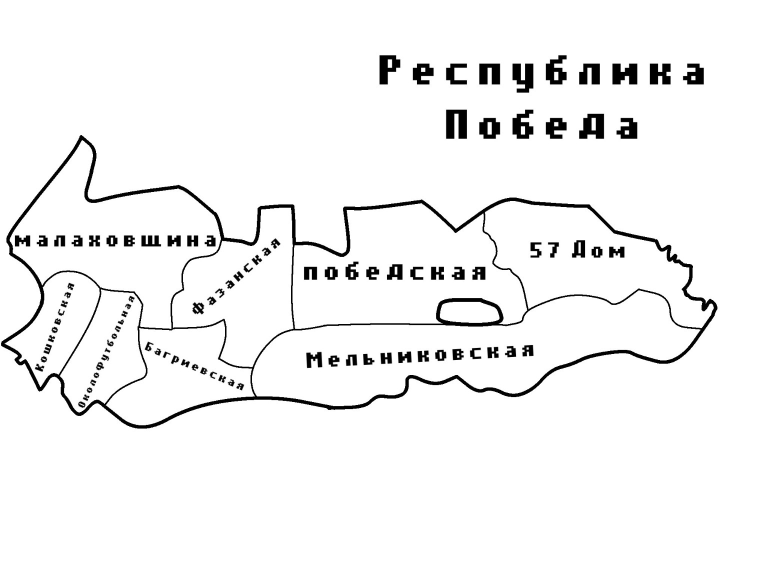
#> input picture map_base.png, 1536 x 1152 px (shown at 1/2 size); its folder holds only this picture in this run
$ python -i bot.py   (imports and definitions only)
#> lines starting #> are read from the running program, lines starting #| are printed output that depends on the picture; after the words box and inside, x2 and y2 are one past the last pixel; in counts of white or black regions, pixels touching at a corner belong together
import asyncio
import csv
import io
import math
import os
import random
import sqlite3
import time
from collections import Counter
from datetime import datetime
from pathlib import Path

from aiogram import Bot, Dispatcher, F
from aiogram.client.default import DefaultBotProperties
from aiogram.enums import ChatMemberStatus, ParseMode
from dotenv import load_dotenv
from PIL import Image, ImageDraw
from aiogram.exceptions import TelegramBadRequest, TelegramForbiddenError
from aiogram.filters import Command
from aiogram.types import (
    BufferedInputFile,
    CallbackQuery,
    ChatMemberUpdated,
    FSInputFile,
    InlineKeyboardButton,
    InlineKeyboardMarkup,
    InputMediaPhoto,
    Message,
)

# =========================
# НАСТРОЙКИ
# =========================

# [1 line not run here, left out]
BOT_TOKEN = os.getenv("BOT_TOKEN", "").strip()

# Админ только один - твой Telegram ID.
ADMIN_ID = 7787565361

DB_FILE = "elections.db"
MAP_FILE = "map_base.png"

# Карта обновляется автоматически. В тесте чаще, в обычных выборах реже,
# чтобы не долбить Telegram API сотнями редактирований.
TEST_MAP_UPDATE_SECONDS = 5.0
PROD_MAP_UPDATE_SECONDS = 30.0

# Точки внутри регионов на исходной карте 1536x1152.
# По ним бот автоматически находит внутреннюю область каждого региона
# через flood fill - отдельные маски/папки не нужны.
MAP_REGION_SEEDS = {
    "Малаховщина": (280, 500),
    "Кошкинская": (115, 650),
    "Околофутбольная": (210, 690),
    "Багричевская": (360, 700),
    "Фазанская": (500, 520),
    "Победская": (760, 500),
    "Мельниковская": (760, 735),
    "57 Дом": (1160, 520),
}

# Мягкие цвета, чтобы подписи и границы карты оставались читаемыми.
MAP_PARTY_COLORS = {
    "Новый 57": (158, 205, 246),
    "Единый 57": (250, 160, 160),
    "Бебрики": (255, 224, 125),
}
MAP_NEUTRAL_COLOR = (218, 218, 218)

PARTIES = [
    "Новый 57",
    "Единый 57",
    "Бебрики",
]

# Это стартовые значения. Население можно менять прямо из админки командой:
# /setpop НОМЕР_РЕГИОНА НОВОЕ_НАСЕЛЕНИЕ
REGIONS = [
    ("Малаховщина", 6000),
    ("Кошкинская", 4500),
    ("Околофутбольная", 7200),
    ("Багричевская", 5500),
    ("Фазанская", 6400),
    ("Победская", 9000),
    ("Мельниковская", 8200),
    ("57 Дом", 3800),
]

# Обычные выборы идут 3 дня.
PROD_DURATION_SECONDS = 3 * 24 * 60 * 60

# Тест полностью проигрывает выборы за 1 минуту.
TEST_DURATION_SECONDS = 60

# Насколько часто бот пробует досчитать новые виртуальные голоса.
SIMULATION_TICK_SECONDS = 1.0

# Как часто редактировать живое табло.
TEST_SCOREBOARD_UPDATE_SECONDS = 2.0
PROD_SCOREBOARD_UPDATE_SECONDS = 15.0

# Небольшое "сглаживание", чтобы при 1-2 реальных голосах результат
# не становился абсолютно 100/0/0.
VOTE_SMOOTHING = 0.35

# Случайный шум в каждой новой пачке.
BATCH_NOISE_MIN = 0.92
BATCH_NOISE_MAX = 1.08

# В тесте ограничиваем слишком огромные скачки на одном тике.
TEST_MAX_REGION_BATCH_PER_TICK = 140

# В обычном режиме ограничение почти никогда не потребуется,
# но защищает от гигантского скачка после долгого простоя процесса.
PROD_MAX_REGION_BATCH_PER_TICK = 600

# =========================
# БАЗА
# =========================

db = sqlite3.connect(DB_FILE)
db.row_factory = sqlite3.Row


# [4 lines left out: function db_execute, not called in this run]


def db_query_one(sql, params=()):
    return db.execute(sql, params).fetchone()


def db_query_all(sql, params=()):
    return db.execute(sql, params).fetchall()


# [80 lines left out: function init_db, not called in this run]


def get_setting(key, default=""):
    row = db_query_one("SELECT value FROM settings WHERE key = ?", (key,))
    return row["value"] if row else default


# [9 lines left out: function set_setting, not called in this run]


def election_state():
    return get_setting("state", "idle")


def election_mode():
    return get_setting("mode", "")


def is_running():
    return election_state() == "running"


def reset_votes():
    db_execute("DELETE FROM real_votes")
    db_execute("UPDATE virtual_votes SET votes = 0")


# [54 lines left out: functions randomize_turnout, get_regions, region_name_by_index, party_name_by_index, real_vote_counts, not called in this run]


def virtual_vote_counts(region=None):
    if region:
        rows = db_query_all(
            "SELECT party, votes FROM virtual_votes WHERE region = ?",
            (region,),
        )
    else:
        rows = db_query_all(
            "SELECT party, SUM(votes) AS votes FROM virtual_votes GROUP BY party"
        )

    result = {party: 0 for party in PARTIES}
    for row in rows:
        if row["party"] in result:
            result[row["party"]] = int(row["votes"] or 0)
    return result


# [6 lines left out: function total_virtual_for_region, not called in this run]


def total_real_voters():
    row = db_query_one("SELECT COUNT(*) AS c FROM real_votes")
    return int(row["c"] or 0)


def total_population():
    row = db_query_one("SELECT SUM(population) AS s FROM region_config")
    return int(row["s"] or 0)


def total_virtual_votes():
    row = db_query_one("SELECT SUM(votes) AS s FROM virtual_votes")
    return int(row["s"] or 0)


# =========================
# СИМУЛЯЦИЯ
# =========================

def smoothstep(x):
    x = max(0.0, min(1.0, x))
    return x * x * (3.0 - 2.0 * x)


# [73 lines left out: functions cumulative_progress_share, current_progress, party_weights_for_region, allocate_batch, not called in this run]


def target_votes_for_region(population, turnout_pct):
    return int(round(population * (turnout_pct / 100.0)))


# [86 lines left out: functions simulate_one_tick, finalize_election, start_new_election, pause_election, resume_election, not called in this run]


def stop_election_without_fill():
    if election_state() in {"running", "paused"}:
        set_setting("state", "finished")


# =========================
# ТЕКСТ / КНОПКИ
# =========================

PARTY_ICONS = {
    "Новый 57": "🟦",
    "Единый 57": "🟥",
    "Бебрики": "🟨",
}


def fmt_int(value):
    return f"{int(value):,}".replace(",", " ")


# [316 lines left out: functions format_duration, state_title, bar, election_header, home_text, build_scoreboard and 9 more, not called in this run]


def is_admin(user_id):
    return user_id == ADMIN_ID


# [20 lines left out: function admin_help_text, not called in this run]


# =========================
# ЖИВАЯ КАРТА
# =========================

def region_leader(region):
    votes = virtual_vote_counts(region)
    total = sum(votes.values())
    if total <= 0:
        return None

    best = max(votes.values())
    leaders = [party for party, value in votes.items() if value == best]

    if len(leaders) != 1:
        return None

    return leaders[0]


def render_election_map_png():
    path = Path(MAP_FILE)
    if not path.exists():
        raise FileNotFoundError(
            f"Не найден {MAP_FILE}. Положи файл карты рядом с bot.py."
        )

    base = Image.open(path).convert("RGB")
#> base is the input picture: PIL image 1536x1152 RGB; min 0, max 255, mean 243
    gray = base.convert("L")

    # Все почти-белое считаем внутренним пространством.
    # Черные линии и подписи остаются препятствиями для flood fill.
    binary = gray.point(lambda p: 255 if p > 210 else 0).convert("L")
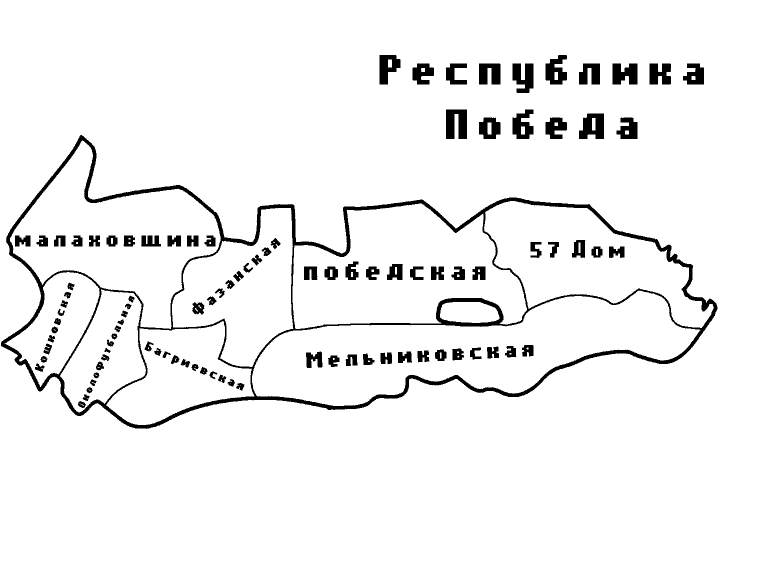
#> binary: PIL image 1536x1152 L (shown at 1/2 size); 94.9% white; 100 black regions, largest, box (x1, y1, x2, y2) and area: (2, 270, 1435, 858) 42345, (892, 219, 934, 278) 2078, (1158, 227, 1208, 278) 1891
    result = base.copy()

    for region, seed in MAP_REGION_SEEDS.items():
        if seed[0] >= base.width or seed[1] >= base.height:
            continue

        leader = region_leader(region)
        color = MAP_PARTY_COLORS.get(leader, MAP_NEUTRAL_COLOR)

        work = binary.copy()
        ImageDraw.floodfill(work, seed, 128)
        mask = work.point(lambda p: 255 if p == 128 else 0)

        fill = Image.new("RGB", base.size, color)
        result.paste(fill, mask=mask)

    # Возвращаем поверх заливки оригинальные черные границы и подписи.
    dark_mask = gray.point(lambda p: 255 if p < 180 else 0)
    result.paste(base, mask=dark_mask)

    output = io.BytesIO()
    result.save(output, format="PNG", optimize=True)
    return output.getvalue()


# [65 lines left out: functions build_map_caption, map_keyboard, register_live_map, not called in this run]


def unregister_live_map(chat_id):
    db_execute("DELETE FROM live_maps WHERE chat_id = ?", (chat_id,))


# [26 lines not run here, left out]


last_live_map_update = 0.0


# [64 lines not run here, left out]


# =========================
# КАРТА В TELEGRAM-КАНАЛЕ
# =========================

last_channel_map_update = 0.0


def connected_channel_id():
    return int(get_setting("channel_chat_id", "0") or 0)


def connected_channel_message_id():
    return int(get_setting("channel_message_id", "0") or 0)


# [57 lines left out: functions channel_admin_text, channel_admin_keyboard, not called in this run]


# [104 lines not run here, left out]


# =========================
# TELEGRAM
# =========================

# [1 line that did not run here, left out]
bot = None
last_scoreboard_update = 0.0


# [784 lines not run here, left out]


# [53 lines left out: function export_csv_file, not called in this run]


# [36 lines not run here, left out]

#> (the run stopped early here; a loop or call above may not have finished)
